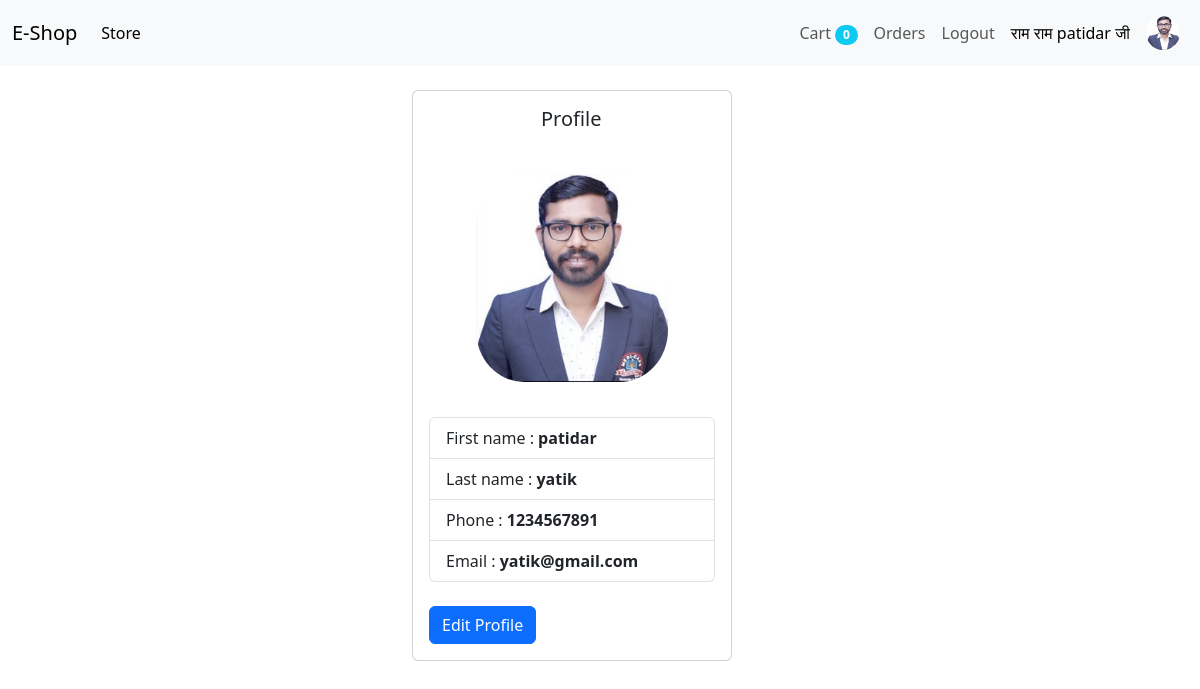
The page /profile (signed in) on the database its author committed.
### store/models/customer.py (models this page shows, shortened)
class Customer(models.Model):
    first_name = models.CharField(max_length=50)
    last_name = models.CharField(max_length=50)
    phone = models.CharField(max_length=15)
    email = models.EmailField()
    password = models.CharField(max_length=500)
    image = models.ImageField(upload_to='uploads/profile_img/' , default="uploads/profile_img/download.jfif" )
    @staticmethod
    def get_customer_by_email(email):
        try:
            return Customer.objects.get(email = email)
        except:
            return False
    @staticmethod
    def get_detail(self):
        customer_d = Customer.objects.get(id = self)
        name = customer_d.first_name
        print(customer_d)
        print(name)
        return name
    @staticmethod
    def get_detail_image(self):
        customer_d = Customer.objects.get(id = self)
        img = customer_d.image
        print(customer_d)
        return img

### store/views/profile.py (the view, shortened to what this page needs)
# urls.py: path('profile' , Profile.as_view() ,name = "profile"),
class Profile(View):
    def get(self ,request) :
        email = request.session.get('email')
        customer_detail = Customer.get_customer_by_email(email = email)
        show_content = False
        val = request.GET.get('toggle_content') == 'true'
        if val :
           show_content = True
        if customer_detail :
            customer = {
                'first_name': customer_detail.first_name ,
                'last_name': customer_detail.last_name ,
                'phone': customer_detail.phone ,
                'email': customer_detail.email ,
                'img':  customer_detail.image,
                'password': customer_detail.password
            }
            return render(request , "profile.html" , {'customer' : customer , 'values':customer ,'show_content':show_content})
        else :
            return redirect('login')

### store/templatetags/detail.py (called while the page is built)
@register.filter(name = "login_detail")
def login_detail(customer):
    print("this is a customer " ,customer)
    name = Customer.get_detail(customer)
    return name

@register.filter(name = "login_detail_image")
def login_detail_image(customer):
    img = Customer.get_detail_image(customer)
    print("profile img " ,img)
    return img.url

### store/templates/profile.html (shortened to what this page needs)
{% extends 'base.html' %} {% block content %}
<div class="container-fluid mt-4">
    <div class="row">
        <div class="col-lg-4 mx-auto">
            <div class="card  p-auto" style=" height:auto ; width: 20rem;">
                <h5 class="card-title" style="margin-left: 7rem;
                padding: 1rem;">Profile</h5>
                <img class="card-img-top" style="
                    width: 12rem;
                    height: 10rem;
                    height: 13rem;
                    border-radius: 25%;
                    margin: 19px auto;
                " src="{{customer.img.url}}" alt="not opennnnnnnnnnnnnn">
                <div class="card-body">
                    <ul class="list-group">
                        <li class="list-group-item">First name : <b>{{customer.first_name}} </b></li>
                        <li class="list-group-item">Last name : <b>{{customer.last_name}}</b></li>
                        <li class="list-group-item">Phone :<b> {{customer.phone}}</b></li>
                        <li class="list-group-item">Email :<b> {{customer.email}}</b></li>
                    </ul>
                    <a href="/profile?toggle_content=true" class="btn btn-primary mt-4">Edit Profile</a>
                </div>
            </div>
        </div>
    </div>
</div>
{% endblock %}

### store/templates/base.html (shortened to what this page needs)
{% load detail %}
<!doctype html>
<html lang="en">
<head>
    <link href="https://cdn.jsdelivr.net/npm/bootstrap@5.3.2/dist/css/bootstrap.min.css" rel="stylesheet">
</head>
<body>
    <nav class="navbar navbar-expand-lg bg-body-tertiary">
        <div class="container-fluid">
            <a class="navbar-brand" href="/">E-Shop</a>
            <div class="collapse navbar-collapse" id="navbarSupportedContent">
                <ul class="navbar-nav me-auto mb-2 mb-lg-0">
                    <li class="nav-item">
                        <a class="nav-link active" aria-current="page" href="#">Store</a>
                    </li>
                </ul>
                <ul class="navbar-nav my-2 my-lg-0">
                    <li class="nav-item my-auto">
                        <a class="nav-link " aria-current="page" href="/cart">Cart
                            <span class="badge rounded-pill bg-info ">{{request.session.cart.keys|length}}</span>
                        </a>
                    </li>
                    {% if request.session.customer %}
                    <li class="nav-item my-auto">
                        <a class="nav-link" aria-current="page" href="/orders">Orders</a>
                    </li>
                    <li class="nav-item my-auto">
                        <a class="nav-link" aria-current="page" href="/logout">Logout</a>
                    </li>
                    <li class="nav-item " style="display: flex; ">
                        <a class="nav-link active my-auto " aria-current="page" href="/profile">राम राम {{request.session.customer|login_detail}}  जी</a>
                        <a href="/profile">
                            <img class="nav-link" href="/profile" style="border-radius: 50%;  width:50px; height:50px; " src="{{request.session.customer|login_detail_image}}" alt="">
                        </a>
                    </li>
                    {% endif %}
                </ul>
            </div>
        </div>
    </nav>
    {% block content %} {% endblock %}
</body>
</html>

### rows shown on the page
Customer: session.customer|login_detail "patidar", session.customer|login_detail_image (picture), first_name "patidar", last_name "yatik", phone "1234567891", email "yatik@gmail.com"

### other values the page prints
{{ request.session.cart.keys|length }} "0"
